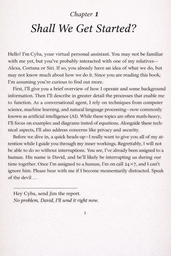
#> input picture text.png, 171 x 256 px, shrunk from 1024 x 1536 before the run, given in place of chessboard.png, which was not available
$ jupyter execute 'Corner detection.ipynb'   (shell and % lines are left out)
#> lines starting #> are read from the running program, lines starting #| are printed output that depends on the picture; after the words box and inside, x2 and y2 are one past the last pixel; in counts of white or black regions, pixels touching at a corner belong together; pictures that were not available may be replaced by others from this repository, and a replacement may not be noted
#> in main_demo_colab, img is the input picture: shape (256, 171, 3); mean B, G, R 229.9, 229.1, 234.7
[cell 1]
# Install required packages

import numpy as np
import cv2
import matplotlib.pyplot as plt
from scipy.ndimage import sobel, gaussian_filter, uniform_filter
from scipy.ndimage.filters import convolve
import time
from scipy import ndimage
import os
import urllib.request

[cell 2]
def harris_corners_improved(gray_img, block_size=3, ksize=3, k=0.04,
                           suppression_radius=3, percentile_threshold=95,
                           top_n=None, subpixel=True):
    """
    Improved Harris Corner Detector with all requested enhancements.
    """
#> called with block_size = 3, ksize = 3, k = 0.04, suppression_radius = 5, percentile_threshold = 97, top_n = 100, subpixel = True
    # Convert to float for processing
    if gray_img.dtype != np.float32:
        gray_img = gray_img.astype(np.float32)

    # Step 1: Compute gradients
    kernel_x = np.array([[-1, 0, 1], [-1, 0, 1], [-1, 0, 1]], dtype=np.float32)
    kernel_y = np.array([[-1, -1, -1], [0, 0, 0], [1, 1, 1]], dtype=np.float32)

    Ix = convolve(gray_img, kernel_x, mode='constant')
    Iy = convolve(gray_img, kernel_y, mode='constant')

    # Step 2: Compute structure tensor components
    Ixx = Ix * Ix
    Iyy = Iy * Iy
    Ixy = Ix * Iy

    # Step 3: Efficient window summation using uniform_filter
    Sxx = uniform_filter(Ixx, size=block_size, mode='constant') * (block_size * block_size)
    Syy = uniform_filter(Iyy, size=block_size, mode='constant') * (block_size * block_size)
    Sxy = uniform_filter(Ixy, size=block_size, mode='constant') * (block_size * block_size)
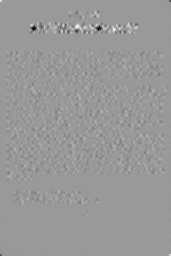
#> Sxy: shape (256, 171) float32; min -565406, max 376734, mean -659.7; drawn with min black and max white

    # Step 4: Compute Harris response
    det_M = Sxx * Syy - Sxy * Sxy
    trace_M = Sxx + Syy
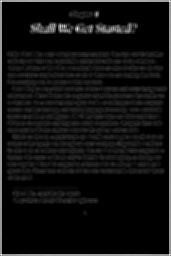
#> trace_M: shape (256, 171) float32; min 16, max 2476798, mean 174380.1; drawn with min black and max white
    R = det_M - k * (trace_M ** 2)
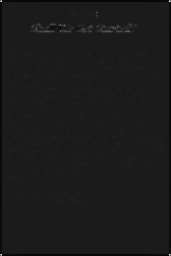
#> R: shape (256, 171) float32; min -1.48e+11, max 1.24e+12, mean -508027968; drawn with min black and max white

    # Step 5: Adaptive thresholding
    threshold = np.percentile(R, percentile_threshold)
#> threshold = 1.74e+10
    corner_mask = R > threshold
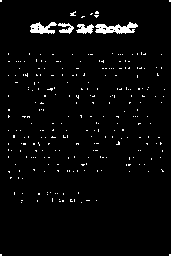
#> corner_mask: shape (256, 171) bool; 3% white; 269 white regions (265 under 20 px), largest, box (x1, y1, x2, y2) and area: (95, 22, 138, 34) 301, (30, 22, 57, 34) 196, (76, 24, 94, 34) 119, (58, 23, 74, 34) 94

    # Step 6: Non-maximum suppression
    y_coords, x_coords = np.where(corner_mask)
#> y_coords = 1314 values from 0 to 255; x_coords = 1314 values, max 170 at index 3, min 0 at index 0, mean 81.36

    candidates = []
    for y, x in zip(y_coords, x_coords):
        candidates.append((y, x, R[y, x]))
#> this loop made 1314 passes
#> (y, x) on passes 1 to 3: (0, 0), (0, 1), (0, 169)
#> after the loop, candidates = 1314 items, first 6: (0, 0, 3.81e+11), (0, 1, 6.71e+11), (0, 169, 6.99e+11), (0, 170, 3.98e+11), (1, 0, 6.71e+11), (1, 1, 1.19e+12)

    candidates.sort(key=lambda x: x[2], reverse=True)

    kept_corners = []
    for y, x, score in candidates:
        keep = True
        for ky, kx, _ in kept_corners:
            if np.sqrt((y - ky)**2 + (x - kx)**2) <= suppression_radius:
                keep = False
                break

        if keep:
            kept_corners.append((y, x, score))
#> this loop made 1314 passes
#> (y, x, score) on passes 1 to 3: (1, 169, 1.24e+12), (1, 1, 1.19e+12), (254, 1, 1.12e+12)
#> after the loop, kept_corners = 228 items, first 6: (1, 169, 1.24e+12), (1, 1, 1.19e+12), (254, 1, 1.12e+12), (254, 169, 1.1e+12), (27, 113, 4.66e+11), (31, 128, 4.26e+11)

    # Step 7: Sub-pixel refinement
    refined_corners = []
    for y, x, score in kept_corners:
        if subpixel and 1 < y < R.shape[0]-2 and 1 < x < R.shape[1]-2:
            patch = R[y-1:y+2, x-1:x+2]
            dx = (patch[1, 2] - patch[1, 0]) / (2 * (2 * patch[1, 1] - patch[1, 2] - patch[1, 0] + 1e-8))
            dy = (patch[2, 1] - patch[0, 1]) / (2 * (2 * patch[1, 1] - patch[2, 1] - patch[0, 1] + 1e-8))

            x_refined = x + dx
            y_refined = y + dy

            x_refined = max(0, min(x_refined, R.shape[1]-1))
            y_refined = max(0, min(y_refined, R.shape[0]-1))

            refined_corners.append((y_refined, x_refined, score))
        else:
            refined_corners.append((float(y), float(x), score))
#> this loop made 228 passes
#> (y, x, score, dx, dy, x_refined, y_refined) on passes 5 to 12: (27, 113, 4.66e+11, -0.0954, 0.0739, 112.9, 27.07), (31, 128, 4.26e+11, -0.108, -0.0354, 127.9, 30.96), (31, 109, 4.07e+11, -0.0737, -0.0197, 108.9, 30.98), (31, 46, 4.05e+11, 0.119, -0.0299, 46.12, 30.97), (25, 64, 3.89e+11, -0.0358, 0.0208, 63.96, 25.02), (31, 90, 3.69e+11, -0.0179, 0.08, 89.98, 31.08), (31, 53, 3.23e+11, -0.172, 0.0735, 52.83, 31.07), (24, 54, 3.16e+11, -0.188, -0.127, 53.81, 23.87)
#|    Found 100 corners in 0.160 seconds

    # Step 8: Return top N corners
    if top_n is not None and top_n > 0:
        refined_corners = refined_corners[:top_n]

    return refined_corners

[cell 3]
def multi_scale_harris(gray_img, scales=[1.0, 1.5, 2.0],
                       base_block_size=3, k=0.04,
                       suppression_radius=5, percentile_threshold=95):
    """
    Multi-scale Harris corner detector.
    """
#> called with base_block_size = 3, k = 0.04, suppression_radius = 5, percentile_threshold = 95
    corners_all_scales = []

    for scale in scales:
        sigma = scale
        img_smooth = gaussian_filter(gray_img.astype(np.float32), sigma=sigma)

        block_size = int(base_block_size * scale)
        if block_size % 2 == 0:
            block_size += 1

        corners = harris_corners_improved(
            img_smooth,
            block_size=block_size,
            k=k,
            suppression_radius=int(suppression_radius * scale),
            percentile_threshold=percentile_threshold,
            subpixel=True,
            top_n=None
        )

        for y, x, response in corners:
            corners_all_scales.append((y, x, response, scale))
#> this loop made 3 passes
#> pass 1, in harris_corners_improved (call 2), `Ix = convolve(gray_img, kernel_x, mode='constant')`:
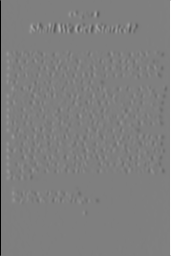
#> Ix: shape (256, 171) float32; min -720.6, max 721.8, mean 0; drawn with min black and max white
#> pass 1, in harris_corners_improved (call 2), `Iy = convolve(gray_img, kernel_y, mode='constant')`:
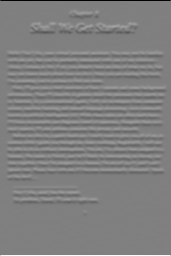
#> Iy: shape (256, 171) float32; min -742, max 737.2, mean 0; drawn with min black and max white
#> after the loop:
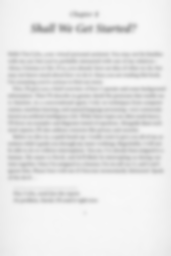
#> img_smooth: shape (256, 171) float32; min 166.2, max 248.6, mean 230.9

    # Remove duplicates across scales
    final_corners = []
    merge_radius = 5

    corners_all_scales.sort(key=lambda x: x[2], reverse=True)

    for y, x, response, scale in corners_all_scales:
        keep = True
        for fy, fx, _, _ in final_corners:
            if np.sqrt((y - fy)**2 + (x - fx)**2) < merge_radius:
                keep = False
                break

        if keep:
            final_corners.append((y, x, response, scale))
#> this loop made 461 passes
#> (y, x, response, scale) on passes 1 to 3: (2.63, 167.4, 9.07e+12, 2), (2.63, 2.63, 8.84e+12, 2), (252.4, 2.63, 8.19e+12, 2)
#|    Found 261 corners in 0.470 seconds

    return final_corners

[cell 4]
def fast_corners_improved(gray_img, threshold=20, n=9,
                         suppression_radius=3, top_n=None,
                         do_nms=True, score_method="original"):
    """
    Improved FAST detector with scoring and non-max suppression.
    """
#> called with threshold = 30, n = 9, suppression_radius = 3, top_n = 100, do_nms = True, score_method = 'sum_abs_diff'
    if gray_img.dtype != np.uint8:
        gray_img = gray_img.astype(np.uint8)

    height, width = gray_img.shape
    corners = []

    # Bresenham circle of radius 3 (16 pixels)
    circle = [
        (0, 3), (1, 3), (2, 2), (3, 1), (3, 0), (3, -1), (2, -2), (1, -3),
        (0, -3), (-1, -3), (-2, -2), (-3, -1), (-3, 0), (-3, 1), (-2, 2), (-1, 3)
    ]

    circle_idx = [(dy, dx) for dy, dx in circle]

    for y in range(3, height - 3):
        for x in range(3, width - 3):
            center = int(gray_img[y, x])

            # Fast check: Check points at 0, 4, 8, 12 first
            test_points = [0, 4, 8, 12]
            bright_count = 0
            dark_count = 0

            for idx in test_points:
                dy, dx = circle_idx[idx]
                p = int(gray_img[y + dy, x + dx])
                if p > center + threshold:
                    bright_count += 1
                elif p < center - threshold:
                    dark_count += 1

            # Quick rejection
            if bright_count < 3 and dark_count < 3:
                continue

            # Full circle test
            consec_bright = 0
            consec_dark = 0
            max_consec_b = 0
            max_consec_d = 0

            for dy, dx in circle_idx:
                p = int(gray_img[y + dy, x + dx])

                if p > center + threshold:
                    consec_bright += 1
                    consec_dark = 0
                    max_consec_b = max(max_consec_b, consec_bright)
                elif p < center - threshold:
                    consec_dark += 1
                    consec_bright = 0
                    max_consec_d = max(max_consec_d, consec_dark)
                else:
                    consec_bright = 0
                    consec_dark = 0

            # Check if it's a corner
            if max_consec_b >= n or max_consec_d >= n:
                # Compute score
                if score_method == "sum_abs_diff":
                    score = 0
                    for dy, dx in circle_idx:
                        p = int(gray_img[y + dy, x + dx])
                        if abs(p - center) > threshold:
                            score += abs(p - center)
                else:
                    score = max_consec_b + max_consec_d

                corners.append((y, x, score))

    # Apply non-maximum suppression if requested
    if do_nms and corners:
        corners = non_max_suppression_fast(corners, suppression_radius)

    # Sort by score
    corners.sort(key=lambda x: x[2], reverse=True)

    # Return top N if requested
    if top_n is not None and top_n > 0:
        corners = corners[:top_n]

    return corners

def non_max_suppression_fast(corners, radius=3):
    """Non-max suppression for FAST corners."""
#> called with radius = 3
    if not corners:
        return []

    corners_sorted = sorted(corners, key=lambda x: x[2], reverse=True)
    suppressed = []

    for y, x, score in corners_sorted:
        keep = True
        for sy, sx, _ in suppressed:
            if np.sqrt((y - sy)**2 + (x - sx)**2) <= radius:
                keep = False
                break

        if keep:
            suppressed.append((y, x, score))
#> this loop made 1363 passes
#> (y, x, score) on passes 1 to 3: (30, 77, 3153), (27, 77, 3052), (15, 96, 3040)
#|    Found 100 corners in 0.378 seconds

    return suppressed

[cell 5]
def multi_scale_fast(gray_img, scales=[1.0, 0.75, 0.5],
                     base_threshold=20, n=9, top_n=200):
    """
    Multi-scale FAST detector.
    """
#> called with base_threshold = 20, n = 9, top_n = 100
    if gray_img.dtype != np.uint8:
        gray_img = gray_img.astype(np.uint8)

    all_corners = []

    for scale in scales:
        if scale == 1.0:
            img_scaled = gray_img
        else:
            new_height = int(gray_img.shape[0] * scale)
            new_width = int(gray_img.shape[1] * scale)
            img_scaled = cv2.resize(gray_img, (new_width, new_height),
                                   interpolation=cv2.INTER_AREA)

        threshold = int(base_threshold * scale)

        corners = fast_corners_improved(
            img_scaled,
            threshold=threshold,
            n=n,
            suppression_radius=max(3, int(3 * scale)),
            top_n=top_n,
            do_nms=True,
            score_method="sum_abs_diff"
        )

        for y, x, score in corners:
            y_orig = y / scale
            x_orig = x / scale
            all_corners.append((y_orig, x_orig, score, scale))
#> this loop made 3 passes
#> pass 3, in multi_scale_fast, `img_scaled = cv2.resize(gray_img, (new_width, new_height), interpolati..`:
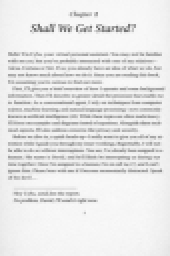
#> img_scaled: shape (128, 85) (shown 2 times larger); min 110, max 250, mean 230.9

    # Merge corners across scales
    final_corners = []
    merge_radius = 10

    all_corners.sort(key=lambda x: x[2], reverse=True)

    for y, x, score, scale in all_corners:
        keep = True
        for fy, fx, _, _ in final_corners:
            if np.sqrt((y - fy)**2 + (x - fx)**2) < merge_radius:
                keep = False
                break

        if keep:
            final_corners.append((y, x, score, scale))
#> this loop made 300 passes
#> (y, x, score, scale) on passes 1 to 3: (30, 77, 3153, 1), (25, 60, 3054, 1), (15, 96, 3040, 1)
#|    Found 97 corners in 0.794 seconds

    return final_corners

[cell 6]
def shi_tomasi_corners(gray_img, block_size=3, ksize=3,
                      suppression_radius=3, percentile_threshold=95,
                      top_n=None):
    """
    Shi-Tomasi (Kanade-Lucas-Tomasi) corner detector.
    """
#> called with block_size = 3, ksize = 3, suppression_radius = 5, percentile_threshold = 97, top_n = 100
    if gray_img.dtype != np.float32:
        gray_img = gray_img.astype(np.float32)

    # Compute gradients
    kernel_x = np.array([[-1, 0, 1], [-1, 0, 1], [-1, 0, 1]], dtype=np.float32)
    kernel_y = np.array([[-1, -1, -1], [0, 0, 0], [1, 1, 1]], dtype=np.float32)

    Ix = convolve(gray_img, kernel_x, mode='constant')
    Iy = convolve(gray_img, kernel_y, mode='constant')

    # Structure tensor components
    Ixx = Ix * Ix
    Iyy = Iy * Iy
    Ixy = Ix * Iy

    # Window summation
    Sxx = uniform_filter(Ixx, size=block_size, mode='constant') * (block_size * block_size)
    Syy = uniform_filter(Iyy, size=block_size, mode='constant') * (block_size * block_size)
    Sxy = uniform_filter(Ixy, size=block_size, mode='constant') * (block_size * block_size)

    # Compute min eigenvalue for Shi-Tomasi
    R = np.zeros_like(gray_img)

    # Simplified computation
    for y in range(gray_img.shape[0]):
        for x in range(gray_img.shape[1]):
            trace = Sxx[y, x] + Syy[y, x]
            det = Sxx[y, x] * Syy[y, x] - Sxy[y, x] * Sxy[y, x]

            discriminant = trace**2 - 4*det
            if discriminant >= 0:
                sqrt_disc = np.sqrt(discriminant)
                lambda1 = (trace + sqrt_disc) / 2
                lambda2 = (trace - sqrt_disc) / 2
                R[y, x] = min(lambda1, lambda2)
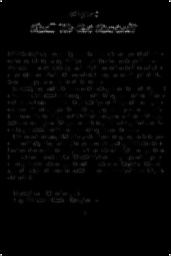
#> R: shape (256, 171) float32; min 0, max 1010364.3, mean 16196.4; drawn with min black and max white

    # Thresholding
    threshold = np.percentile(R, percentile_threshold)
    corner_mask = R > threshold
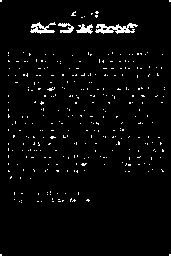
#> corner_mask: shape (256, 171) bool; 3% white in thin lines or dots

    # Non-max suppression
    corners = []
    y_coords, x_coords = np.where(corner_mask)

    candidates = [(y, x, R[y, x]) for y, x in zip(y_coords, x_coords)]
    candidates.sort(key=lambda x: x[2], reverse=True)

    kept = []
    for y, x, score in candidates:
        keep = True
        for ky, kx, _ in kept:
            if np.sqrt((y - ky)**2 + (x - kx)**2) <= suppression_radius:
                keep = False
                break

        if keep:
            kept.append((y, x, score))
#> this loop made 1314 passes
#> (y, x, score) on passes 1 to 3: (1, 169, 1010364.3), (1, 1, 985688.7), (254, 1, 967791.5)

    # Return top N
    if top_n is not None and top_n > 0:
        kept = kept[:top_n]

    return kept

[cell 7]
# [75 lines left out: function test_rotation_invariance, not called in this run]

[cell 8]
# =============================================================================
# WEBCAM FUNCTION FOR GOOGLE COLAB
# =============================================================================

from IPython.display import display, Javascript
from google.colab.output import eval_js
from base64 import b64decode

# [144 lines left out: functions take_photo_colab, webcam_corner_demo_colab, not called in this run]

[cell 9]
# [112 lines left out: function mock_webcam_demo, not called in this run]

[cell 10]
def main_demo_colab():
    """Main demonstration function for Google Colab."""
    # Download a test image
    test_image_url = "https://raw.githubusercontent.com/opencv/opencv/master/samples/data/chessboard.png"
    test_image_path = "chessboard.png"

    if not os.path.exists(test_image_path):
        print("Downloading test image...")
        urllib.request.urlretrieve(test_image_url, test_image_path)

    # Load image
    img = cv2.imread(test_image_path)
    if img is None:
        print("Error: Could not load test image")
        return

    gray = cv2.cvtColor(img, cv2.COLOR_BGR2GRAY)

    print("=" * 60)
    print("FEATURE DETECTOR DEMONSTRATION - GOOGLE COLAB")
    print("=" * 60)

    # Test 1: Harris Corner Detector
    print("\n1. Testing Improved Harris Corner Detector...")
    start_time = time.time()
    harris_corners = harris_corners_improved(
        gray.astype(np.float32),
        block_size=3,
        suppression_radius=5,
        percentile_threshold=97,
        top_n=100,
        subpixel=True
    )
    harris_time = time.time() - start_time
    print(f"   Found {len(harris_corners)} corners in {harris_time:.3f} seconds")

    # Test 2: Multi-scale Harris
    print("\n2. Testing Multi-scale Harris...")
    start_time = time.time()
    ms_harris_corners = multi_scale_harris(
        gray.astype(np.float32),
        scales=[1.0, 1.5, 2.0],
        base_block_size=3,
        suppression_radius=5
    )
    ms_harris_time = time.time() - start_time
    print(f"   Found {len(ms_harris_corners)} corners in {ms_harris_time:.3f} seconds")

    # Test 3: FAST Detector
    print("\n3. Testing Improved FAST Detector...")
    start_time = time.time()
    fast_corners = fast_corners_improved(
        gray,
        threshold=30,
        n=9,
        suppression_radius=3,
        top_n=100,
        score_method="sum_abs_diff"
    )
    fast_time = time.time() - start_time
    print(f"   Found {len(fast_corners)} corners in {fast_time:.3f} seconds")

    # Test 4: Multi-scale FAST
    print("\n4. Testing Multi-scale FAST...")
    start_time = time.time()
    ms_fast_corners = multi_scale_fast(
        gray,
        scales=[1.0, 0.75, 0.5],
        base_threshold=20,
        n=9,
        top_n=100
    )
    ms_fast_time = time.time() - start_time
    print(f"   Found {len(ms_fast_corners)} corners in {ms_fast_time:.3f} seconds")

    # Test 5: Shi-Tomasi
    print("\n5. Testing Shi-Tomasi Corner Detector...")
    start_time = time.time()
    shi_corners = shi_tomasi_corners(
        gray.astype(np.float32),
        block_size=3,
        suppression_radius=5,
        percentile_threshold=97,
        top_n=100
    )
    shi_time = time.time() - start_time
    print(f"   Found {len(shi_corners)} corners in {shi_time:.3f} seconds")
#|    Found 100 corners in 0.305 seconds

    # Visualization
    fig, axes = plt.subplots(2, 3, figsize=(18, 12))

    detectors = [
        ("Original", img),
        ("Harris", harris_corners),
        ("Multi-scale Harris", ms_harris_corners),
        ("FAST", fast_corners),
        ("Multi-scale FAST", ms_fast_corners),
        ("Shi-Tomasi", shi_corners)
    ]

    titles = ["Original Image",
              f"Harris ({len(harris_corners)} corners)",
              f"Multi-scale Harris ({len(ms_harris_corners)} corners)",
              f"FAST ({len(fast_corners)} corners)",
              f"Multi-scale FAST ({len(ms_fast_corners)} corners)",
              f"Shi-Tomasi ({len(shi_corners)} corners)"]

    for idx, (detector_name, result) in enumerate(detectors):
        row = idx // 3
        col = idx % 3

        if detector_name == "Original":
            axes[row, col].imshow(cv2.cvtColor(result, cv2.COLOR_BGR2RGB))
        else:
            vis_img = img.copy()
            for corner in result:
                y, x, *_ = corner
                if detector_name == "FAST" or detector_name == "Multi-scale FAST":
                    color = (0, 255, 0)
                elif detector_name == "Shi-Tomasi":
                    color = (255, 255, 0)
                else:
                    color = (0, 0, 255)

                cv2.circle(vis_img, (int(x), int(y)), 3, color, -1)

            axes[row, col].imshow(cv2.cvtColor(vis_img, cv2.COLOR_BGR2RGB))

        axes[row, col].set_title(titles[idx])
        axes[row, col].axis('off')

    plt.tight_layout()
    plt.show()

    # Timing comparison
    print("\n" + "=" * 60)
    print("PERFORMANCE COMPARISON")
    print("=" * 60)

    detectors_timing = [
        ("Harris", harris_time, len(harris_corners)),
        ("Multi-scale Harris", ms_harris_time, len(ms_harris_corners)),
        ("FAST", fast_time, len(fast_corners)),
        ("Multi-scale FAST", ms_fast_time, len(ms_fast_corners)),
        ("Shi-Tomasi", shi_time, len(shi_corners))
    ]

    print(f"{'Detector':<20} {'Time (s)':<12} {'Corners':<10} {'Corners/s':<10}")
    print("-" * 55)

    for name, t, num in detectors_timing:
        if t > 0:
            cps = num / t
        else:
            cps = 0
        print(f"{name:<20} {t:<12.3f} {num:<10} {cps:<10.1f}")

    # Test rotation invariance
    print("\n" + "=" * 60)
    print("ROTATION INVARIANCE TEST")
    print("=" * 60)

    def harris_wrapper(img):
        corners = harris_corners_improved(img.astype(np.float32), top_n=100)
        return corners

    def fast_wrapper(img):
        corners = fast_corners_improved(img, top_n=100)
        return corners

    print("\nTesting Harris rotation invariance...")
    harris_repeatability = test_rotation_invariance(harris_wrapper, gray, "Harris")

    print("\nTesting FAST rotation invariance...")
    fast_repeatability = test_rotation_invariance(fast_wrapper, gray, "FAST")

    # Summary
    print("\n" + "=" * 60)
    print("SUMMARY")
    print("=" * 60)
    print("\nHarris is more rotation invariant but slower.")
    print("FAST is very fast but less rotation invariant.")
    print("Multi-scale versions handle scale changes better.")

    # Ask for webcam demo
    print("\n" + "=" * 60)
    print("WEBCAM DEMO OPTIONS")
    print("=" * 60)
    print("\n1. JavaScript Webcam (requires browser permission)")
    print("2. Mock Webcam with Test Images (no webcam needed)")
    print("3. Cancel")

    choice = input("\nSelect option (1, 2, or 3): ").strip()

    if choice == "1":
        print("\nStarting JavaScript Webcam Demo...")
        print("Note: You'll need to allow webcam access when prompted.")
        webcam_corner_demo_colab()
    elif choice == "2":
        print("\nStarting Mock Webcam Demo...")
        mock_webcam_demo()
    else:
        print("\nSkipping webcam demo.")

    print("\nDemo completed!")

# Run the main demo
if __name__ == "__main__":
    main_demo_colab()
#> (the call stopped at in main_demo_colab, `fig, axes = plt.subplots(2, 3, figsize=(18, 12))`: IPython is not available in this run)
